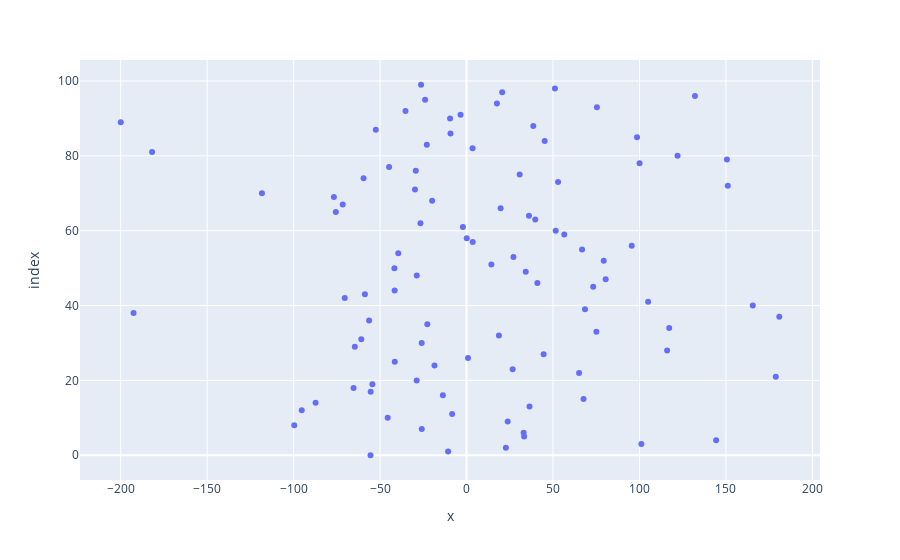

Here is the notebook cell this chart was saved with:
### Code cell
# memplot dataset dengan plotly
fig = px.scatter(X_numpy, y_numpy)
fig.show()

### Figure 1 — Plotly figure (JSON) as saved in the notebook; plotly's stock layout.template omitted (floating-point values rounded to 4 significant figures)
{"data": [{"hovertemplate": "x=%{x}<br>index=%{y}<extra></extra>", "legendgroup": "", "marker": {"color": "#636efa", "symbol": "circle"}, "mode": "markers", "name": "", "orientation": "h", "showlegend": false, "x": [-55.54, -10.66, 22.76, 101.1, 144.3, 33.29, 33.02, -25.89, -99.64, 23.8, -45.59, -8.339, -95.32, 36.41, -87.29, 67.67, -13.69, -55.44, -65.34, -54.45, -28.84, 178.8, 65.08, 26.67, -18.55, -41.5, 0.8558, 44.56, 116.0, -64.62, -25.93, -60.88, 18.72, 75.07, 117.2, -22.7, -56.36, 180.8, -192.6, 68.5, 165.5, 105.0, -70.43, -58.77, -41.58, 73.25, 40.97, 80.46, -28.79, 34.23, -41.71, 14.35, 79.34, 27.13, -39.49, 66.81, 95.53, 3.561, 0.1086, 56.5, 51.58, -2.097, -26.66, 39.74, 36.1, -75.6, 19.71, -71.6, -19.9, -76.71, -118.3, -29.82, 151.1, 52.92, -59.55, 30.72, -29.36, -44.79, 100.1, 150.6, 122.0, -181.9, 3.474, -22.98, 45.18, 98.61, -9.278, -52.48, 38.59, -200.0, -9.52, -3.472, -35.31, 75.41, 17.57, -23.96, 132.1, 20.61, 51.11, -26.31], "xaxis": "x", "y": [0, 1, 2, 3, 4, 5, 6, 7, 8, 9, 10, 11, 12, 13, 14, 15, 16, 17, 18, 19, 20, 21, 22, 23, 24, 25, 26, 27, 28, 29, 30, 31, 32, 33, 34, 35, 36, 37, 38, 39, 40, 41, 42, 43, 44, 45, 46, 47, 48, 49, 50, 51, 52, 53, 54, 55, 56, 57, 58, 59, 60, 61, 62, 63, 64, 65, 66, 67, 68, 69, 70, 71, 72, 73, 74, 75, 76, 77, 78, 79, 80, 81, 82, 83, 84, 85, 86, 87, 88, 89, 90, 91, 92, 93, 94, 95, 96, 97, 98, 99], "yaxis": "y", "type": "scatter"}], "layout": {"xaxis": {"anchor": "y", "domain": [0.0, 1.0], "title": {"text": "x"}}, "yaxis": {"anchor": "x", "domain": [0.0, 1.0], "title": {"text": "index"}}, "legend": {"tracegroupgap": 0}, "margin": {"t": 60}}}
